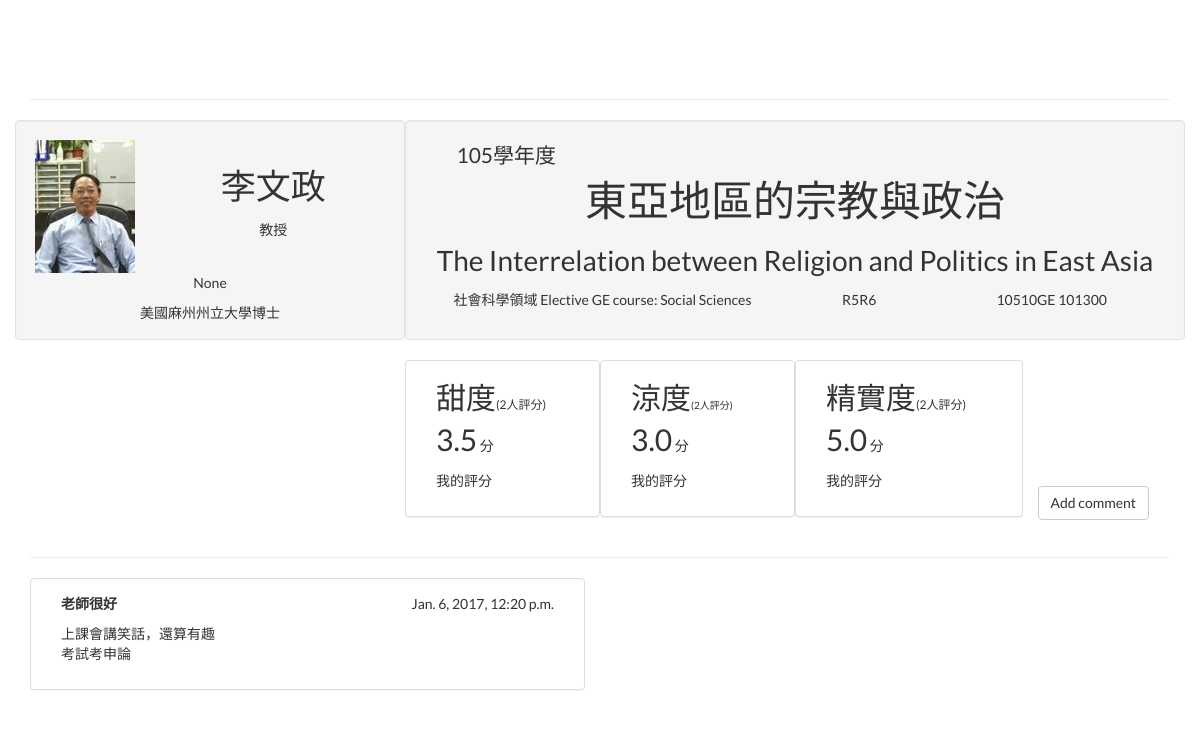
The app's page /course/1/ with its own data.
### course/models.py (models this page shows, shortened)
class Course(models.Model):
    course_id = models.TextField()
    course_ch = models.TextField()
    course_en = models.TextField()
    category = models.TextField()
    time = models.TextField()
    teacher_ch = models.TextField()
    teacher_en = models.TextField()
    teacher_id = models.ForeignKey(Teacher)
    created_date = models.DateTimeField(default=timezone.now)

class Teacher(models.Model):
    name = models.TextField()
    title = models.TextField()
    department = models.TextField()
    experiences = models.TextField()
    field = models.TextField(default='None')
    email = models.TextField()
    created_date = models.DateTimeField(default=timezone.now)

class Comment(models.Model):
    course = models.ForeignKey(Course, related_name='comments')
    author = models.CharField(max_length=200)
    text = models.TextField()
    created_date = models.DateTimeField(default=timezone.now)
    approved_comment = models.BooleanField(default=False)

### course/views.py (the view)
# urls.py: url(r'^course/(?P<pk>\d+)/$', course_detail, name='course_detail'),
def course_detail(request, pk):
    course = Course.objects.get(pk=pk)
    image = course.teacher_id.name + '.jpg'
    year = course.course_id[:3] + '學年度'
    ratings0 = course.ratings.exclude(_score0=0)
    ratings1 = course.ratings.exclude(_score1=0)
    ratings2 = course.ratings.exclude(_score2=0)
    people0 = len(ratings0)
    people1 = len(ratings1)
    people2 = len(ratings2)
    score0 = sum([rating._score0 for rating in ratings0])/people0 if people0 > 0 else 0
    score1 = sum([rating._score1 for rating in ratings1])/people1 if people1 > 0 else 0
    score2 = sum([rating._score2 for rating in ratings2])/people2 if people2 > 0 else 0
    return render(request, 'course_detail.html', {'score0': round(score0,2), 'score1': round(score1,2),
        'score2': round(score2,2),'people0': people0, 'people1': people1, 'people2': people2,
        'course': course, 'image': image, 'year': year})

### templates/course_detail.html (shortened to what this page needs)
{% extends 'base.html' %}
{% load static %}
{% block content %}
    <div class="row" style="">
        <div class="col-md-4 well" style="height:220px">
            <div class="">
                <a href="{% url 'teacher_detail' pk=course.teacher_id.pk %}" style="text-decoration: none;color: inherit;">
                <div class="row" style="">
                    <div class="col-md-4" style="">
                        <img src="{% static "images/"|add:image %}">
                    </div>
                    <div class="col-md-8" style="text-align: center;vertical-align: middle;">
                        <br>
                        <p style="font-size:250%">{{ course.teacher_id.name }}</p>
                        <p>{{ course.teacher_id.title }}</p>
                    </div>
                </div>
                <div class="row" style="text-align: center;vertical-align: middle;">
                    <p>{{ course.teacher_id.department }}</p>
                    <p>{{ course.teacher_id.experiences }}</p>
                </div>
                </a>
            </div>
        </div>
        <div class="col-md-8 well" style="">
            <div class="">
                <div class="row">
                    <div class="col-md-3" style="text-align: center;">
                       <p style="font-size:150%;display:inline">{{ year }}</p>
                    </div>
                </div>
                <div class="row">
                    <p style="font-size:300%;text-align:center">{{ course.course_ch }}</p>
                    <p style="font-size:200%;text-align:center">{{ course.course_en }}</p>
                </div>
                <div class="row">
                    <div class="col-md-6" style="text-align:center;">
                        <p>{{ course.category }}</p>
                    </div>
                    <div class="col-md-2" style="text-align:center;">
                        <p>{{ course.time }}</p>
                    </div>
                    <div class="col-md-4" style="text-align:center;">
                        <p>{{ course.course_id }}</p>
                    </div>
                </div>
            </div>
        </div>
    </div>
    <div class="row" style="position: relative;">
        <div class="col-md-4"></div>
        <div class="col-md-2  panel panel-default">
            <div class="panel-body">
                <p style="font-size:30px; margin-bottom:0px;">甜度<span style="font-size:12px">(<span id="people0">{{people0}}</span>人評分)</span></span></p>
                <p style=""><span id="score0"; style="font-size:30px">{{ score0 }}</span>&nbsp;分</p>
                <p style="margin-bottom:0px;">我的評分<span><ul class="c-rating"></ul></span></p>
            </div>
        </div>
        <div class="col-md-2  panel panel-default">
            <div class="panel-body">
                <p style="font-size:30px; margin-bottom:0px;">涼度<span style="font-size:10px">(<span id="people1">{{people1}}</span>人評分)</span></span></p>
                <p style=""><span id="score1"; style="font-size:30px">{{ score1 }}</span>&nbsp;分</p>
                <p style="margin-bottom:0px;">我的評分<span><ul class="c-rating"></ul></span></p>
            </div>
        </div>
        <div class="col-md-4" style="padding:0;">
            <div class="col-md-7  panel panel-default">
                <div class="panel-body">
                    <p style="font-size:30px; margin-bottom:0px;">精實度<span style="font-size:12px">(<span id="people2">{{people2}}</span>人評分)</span></span></p>
                    <p style=""><span id="score2"; style="font-size:30px">{{ score2 }}</span>&nbsp;分</p>
                    <p style="margin-bottom:0px;">我的評分<span><ul class="c-rating"></ul></span></p>
                </div>
            </div>
            <div class="col-md-5" style="position: absolute; bottom: 17px; right: 0;">
                <div>
                    <br><br>
                    <a class="btn btn-default" href="{% url 'add_comment_to_course' pk=course.pk %}">Add comment</a>
                </div>
            </div>
        </div>
    </div>
    <hr>
    <div class="row">
        {% for comment in course.comments.all %}
            <div class="col-md-6">
                <div class="col-md-12 panel panel-default">
                    <div class="panel-body">
                        <span style="float:right;">{{ comment.created_date }}</span>
                        <p style="text-align:left;"><strong>{{ comment.author }}</strong></p>
                        <p>{{ comment.text|linebreaks }}</p>
                    </div>
                </div>
            </div>
        {% empty %}
            <div>
                <p style="text-align: center;">尚無評論</p>
            </div>
        {% endfor %}
    </div>
    <link rel="stylesheet" href="{% static "/rating.css" %}">
{% endblock %}

### templates/base.html (shortened to what this page needs)
<!DOCTYPE html>
<html lang="en">
<head>
    <link rel="stylesheet" href="https://maxcdn.bootstrapcdn.com/bootstrap/3.3.7/css/bootstrap.min.css">
</head>
{% load static %}
<body style="background: url('{% static "back.jpeg" %}') no-repeat; center center fixed; -webkit-background-size: cover; -moz-background-size: cover; -o-background-size: cover; background-size: cover;">
    <div class="container">
    <div class="page-header">
        <a href="{% url 'home' %}" style="text-decoration: none;color: inherit;">
            <h1 style="font-family: 'Open Sans', sans-serif; font-style: bold; color:white;">NTHU Course</h1>
        </a>
    </div>
        {% block content %}
        {% endblock %}
    </div>
</body>

### templates/base.html (style rules this page uses)
body { font-family: 'Lato', 'cwTeXHei', serif; }

### records on screen
Course: teacher_id.name "李文政", teacher_id "教授", teacher_id.department "None", teacher_id.experiences "美國麻州州立大學博士", course_ch "東亞地區的宗教與政治", course_en "The Interrelation between Religion and Politics in East Asia", category "社會科學領域 Elective GE course: Social Sciences", time "R5R6", course_id "10510GE 101300"
Comment: created_date "Jan. 6, 2017, 12:20 p.m.", author "老師很好", text "上課會講笑話，還算有趣 考試考申論"

### other values on screen
{{ year }} "105學年度"
{{ people0 }} "2"
{{ score0 }} "3.5"
{{ people1 }} "2"
{{ score1 }} "3.0"
{{ people2 }} "2"
{{ score2 }} "5.0"
